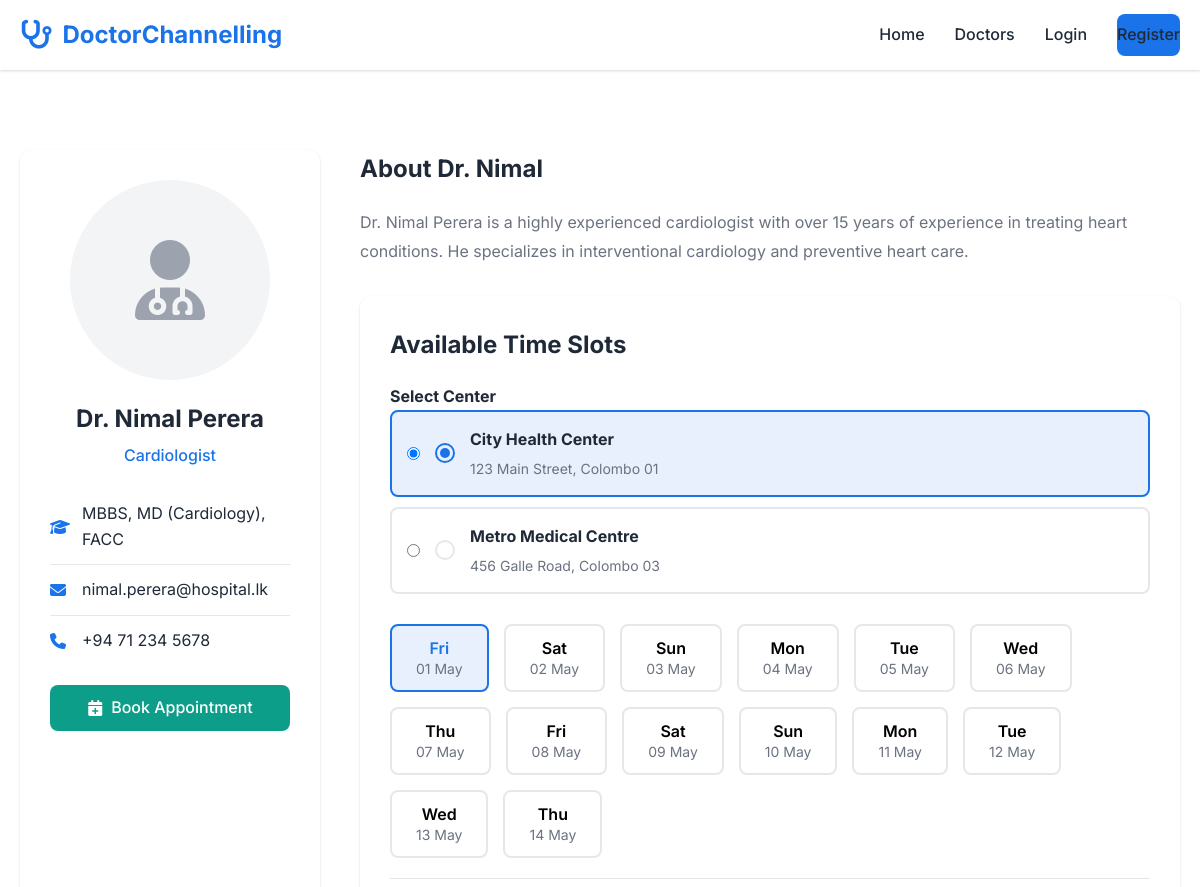
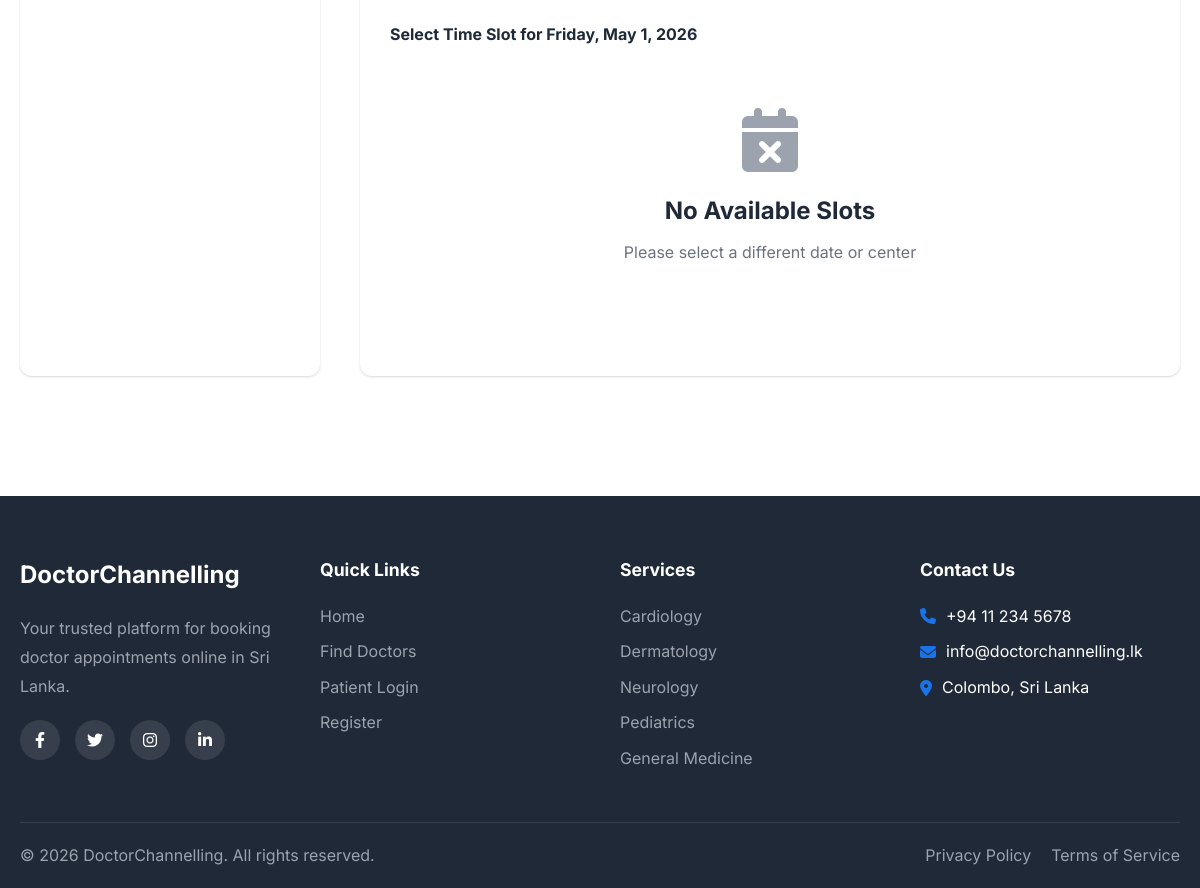
Page /doctor-detail.php?id=1 on the committed database (2 pictures, top to bottom).
### tables this page shows
CREATE TABLE `doctors` (
  `doctor_id` int(11) NOT NULL,
  `full_name` varchar(100) NOT NULL,
  `specialization` varchar(100) NOT NULL,
  `email` varchar(100) NOT NULL,
  `phone` varchar(20) NOT NULL,
  `qualification` varchar(200) DEFAULT NULL,
  `bio` text DEFAULT NULL,
  `photo` varchar(255) DEFAULT 'default-doctor.png',
  `created_at` timestamp NOT NULL DEFAULT current_timestamp()
);

CREATE TABLE `doctor_center` (
  `dc_id` int(11) NOT NULL,
  `doctor_id` int(11) NOT NULL,
  `center_id` int(11) NOT NULL,
  `created_at` timestamp NOT NULL DEFAULT current_timestamp()
);

CREATE TABLE `channelling_centers` (
  `center_id` int(11) NOT NULL,
  `center_name` varchar(150) NOT NULL,
  `address` text NOT NULL,
  `phone` varchar(20) NOT NULL,
  `email` varchar(100) DEFAULT NULL,
  `created_at` timestamp NOT NULL DEFAULT current_timestamp()
);

### doctor-detail.php (the view, shortened to what this page needs)
<?php
require_once 'includes/header.php';
require_once 'config/db.php';
$doctor_id = isset($_GET['id']) ? intval($_GET['id']) : 0;
$stmt = $conn->prepare("SELECT * FROM doctors WHERE doctor_id = ?");
$stmt->bind_param("i", $doctor_id);
$stmt->execute();
$doctor = $stmt->get_result()->fetch_assoc();
$stmt = $conn->prepare("
    SELECT dc.center_id, cc.center_name, cc.address
    FROM doctor_center dc
    JOIN channelling_centers cc ON dc.center_id = cc.center_id
    WHERE dc.doctor_id = ?
");
$stmt->bind_param("i", $doctor_id);
$stmt->execute();
$centers = $stmt->get_result()->fetch_all(MYSQLI_ASSOC);
$selectedCenter = isset($_GET['center_id']) ? intval($_GET['center_id']) : ($centers[0]['center_id'] ?? 0);
$selectedDate = isset($_GET['date']) ? $_GET['date'] : date('Y-m-d', strtotime('+1 day'));
$slots = [];
if ($selectedCenter) {
    $stmt = $conn->prepare("
        SELECT ts.*, cc.center_name
        FROM time_slots ts
        JOIN channelling_centers cc ON ts.center_id = cc.center_id
        WHERE ts.doctor_id = ? AND ts.center_id = ? AND ts.slot_date = ? AND ts.status = 'available'
        ORDER BY ts.start_time ASC
    ");
    $stmt->bind_param("iis", $doctor_id, $selectedCenter, $selectedDate);
    $stmt->execute();
    $slots = $stmt->get_result()->fetch_all(MYSQLI_ASSOC);
}
$dates = [];
for ($i = 1; $i <= 14; $i++) {
    $dates[] = date('Y-m-d', strtotime("+{$i} day"));
}
?>
<section class="main-content">
    <div class="container">
        <div class="doctor-profile">
            <div class="profile-sidebar">
                <div class="profile-image">
                    <i class="fas fa-user-md"></i>
                </div>
                <h2><?php echo htmlspecialchars($doctor['full_name']); ?></h2>
                <p class="specialization"><?php echo htmlspecialchars($doctor['specialization']); ?></p>
                <div class="profile-details">
                    <div class="detail-item">
                        <i class="fas fa-graduation-cap"></i>
                        <span><?php echo htmlspecialchars($doctor['qualification']); ?></span>
                    </div>
                    <div class="detail-item">
                        <i class="fas fa-envelope"></i>
                        <span><?php echo htmlspecialchars($doctor['email']); ?></span>
                    </div>
                    <div class="detail-item">
                        <i class="fas fa-phone"></i>
                        <span><?php echo htmlspecialchars($doctor['phone']); ?></span>
                    </div>
                </div>
                <a href="book-appointment.php?doctor_id=<?php echo $doctor_id; ?>&center_id=<?php echo $selectedCenter; ?>" class="btn-secondary" style="margin-top: 20px; width: 100%; justify-content: center;">
                    <i class="fas fa-calendar-plus"></i> Book Appointment
                </a>
            </div>
            <div class="profile-main">
                <h3>About Dr. <?php echo htmlspecialchars(explode(' ', $doctor['full_name'])[1] ?? $doctor['full_name']); ?></h3>
                <p class="bio-text"><?php echo nl2br(htmlspecialchars($doctor['bio'])); ?></p>
                <div class="time-slots-section">
                    <h3>Available Time Slots</h3>
                    <div class="center-selection">
                        <h4>Select Center</h4>
                        <?php foreach ($centers as $center): ?>
                        <label class="center-card <?php echo $selectedCenter == $center['center_id'] ? 'selected' : ''; ?>" onclick="window.location.href='doctor-detail.php?id=<?php echo $doctor_id; ?>&center_id=<?php echo $center['center_id']; ?>'">
                            <input type="radio" name="center" value="<?php echo $center['center_id']; ?>" <?php echo $selectedCenter == $center['center_id'] ? 'checked' : ''; ?>>
                            <span class="radio-indicator"></span>
                            <div class="center-info">
                                <h4><?php echo htmlspecialchars($center['center_name']); ?></h4>
                                <p><?php echo htmlspecialchars($center['address']); ?></p>
                            </div>
                        </label>
                        <?php endforeach; ?>
                    </div>
                    <?php if ($selectedCenter): ?>
                    <div class="date-selector">
                        <?php foreach ($dates as $date): $dayName = date('l', strtotime($date)); ?>
                        <button class="date-btn <?php echo $selectedDate === $date ? 'active' : ''; ?>" onclick="window.location.href='doctor-detail.php?id=<?php echo $doctor_id; ?>&center_id=<?php echo $selectedCenter; ?>&date=<?php echo $date; ?>'">
                            <span class="day"><?php echo substr($dayName, 0, 3); ?></span>
                            <span class="date"><?php echo date('d M', strtotime($date)); ?></span>
                        </button>
                        <?php endforeach; ?>
                    </div>
                    <h4>Select Time Slot for <?php echo date('l, F j, Y', strtotime($selectedDate)); ?></h4>
                    <?php if (empty($slots)): ?>
                    <div class="empty-state">
                        <i class="fas fa-calendar-times"></i>
                        <h3>No Available Slots</h3>
                        <p>Please select a different date or center</p>
                    </div>
                    <?php endif; ?>
                    <?php endif; ?>
                </div>
            </div>
        </div>
    </div>
</section>
<?php require_once 'includes/footer.php'; ?>

### rows in the picture
doctors: full_name "Dr. Nimal Perera", specialization "Cardiologist", qualification "MBBS, MD (Cardiology), FACC", email "nimal.perera@hospital.lk", phone "+94 71 234 5678", full_name "Nimal", bio "Dr. Nimal Perera is a highly experienced cardiologist with over 15 years of experience in treating heart conditions. He specializes in interventional cardiology and preventive heart care."
doctor_center: center_id "☑ City Health Center 123 Main S", center.center_name "City Health Center", center.address "123 Main Street, Colombo 01", center_id "☐ Metro Medical Centre 456 Gall"
doctor_center: center.center_name "Metro Medical Centre", center.address "456 Galle Road, Colombo 03"

### other values in the picture
substr($dayName, 0, 3) "Fri"
date('d M', strtotime($date)) "01 May"
substr($dayName, 0, 3) "Sat"
date('d M', strtotime($date)) "02 May"
substr($dayName, 0, 3) "Sun"
date('d M', strtotime($date)) "03 May"
substr($dayName, 0, 3) "Mon"
date('d M', strtotime($date)) "04 May"
substr($dayName, 0, 3) "Tue"
date('d M', strtotime($date)) "05 May"
substr($dayName, 0, 3) "Wed"
date('d M', strtotime($date)) "06 May"
substr($dayName, 0, 3) "Thu"
date('d M', strtotime($date)) "07 May"
date('d M', strtotime($date)) "08 May"
